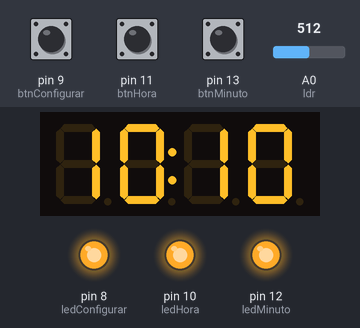
The sketch below on a simulated Arduino Uno, built with avr-gcc and run on an emulated ATmega328P. Parts: 4-digit seven-segment display, output pins drawn as LEDs (lit = HIGH). The test bench sets the inputs (shaded band); at power-on: pin 11 (btnHora) HIGH, pin 13 (btnMinuto) HIGH, pin 9 (btnConfigurar) HIGH, A0 (ldr) = 512. The local clock reads 2024-03-15 10:24:30 at power-on unless the sketch sets it; what the sketch prints to the serial monitor is not drawn.

Above: at 1.7 s.
1.8 s: pin 11 (btnHora) pulled LOW for 0.15 s
At 2.06 s:
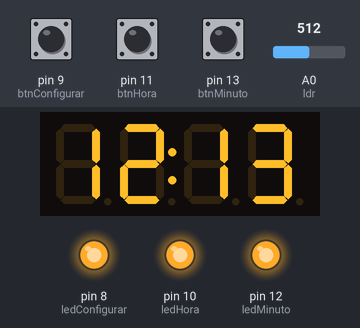
3.4 s: pin 13 (btnMinuto) pulled LOW for 0.15 s
At 3.65 s:
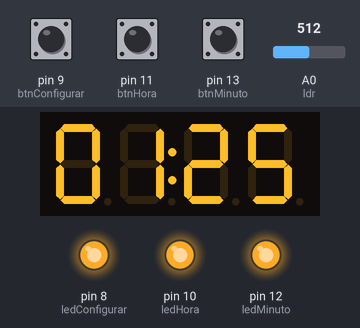
5.0 s: pin 9 (btnConfigurar) pulled LOW for 3.2 s
At 6.0 s:
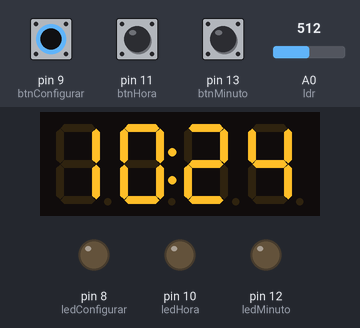
9.7 s: pin 11 (btnHora) pulled LOW for 1 s
At 9.8 s:
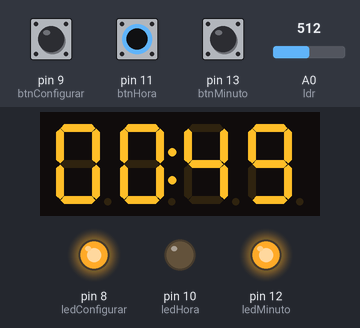
12.2 s: pin 13 (btnMinuto) pulled LOW for 1 s
At 12.39 s:
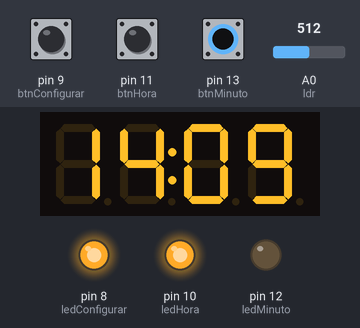
14.7 s: pin 11 (btnHora) driven LOW and pin 13 (btnMinuto) driven LOW
At 15.1 s:
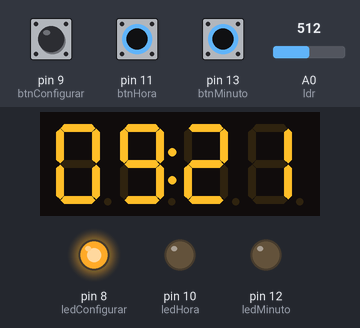
Timing chart, 0 to 17.2 s (numbered marks = the images above; inputs shaded):
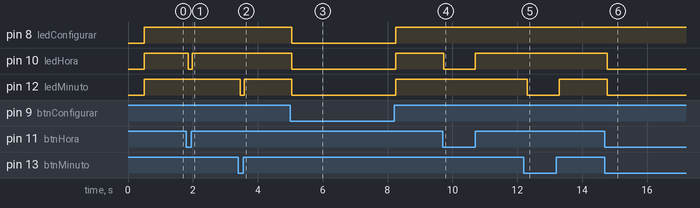

The sketch:

acenda_a_luz.ino
```cpp
//Acenda a luz!
//Despertador v2.0
//by Isadora Vanço :)

#include <Wire.h>
#include <RTClib.h>
#include <TM1637Display.h>

#define ldr A0
#define CLK 4
#define DIO 5
#define buzzer 6
#define ledConfigurar 8
#define btnConfigurar 9
#define ledHora 10
#define btnHora 11
#define ledMinuto 12
#define btnMinuto 13

RTC_DS3231 rtc;
TM1637Display display(CLK, DIO);

bool luzAcesa = false;
byte hora = 0, minuto = 0;
int horaAlarme = 0, minutoAlarme = 0;
int leituraLdr;

void setup(){
 Serial.begin(9600);
 pinMode(buzzer, OUTPUT);
 pinMode(btnConfigurar, INPUT_PULLUP);
 pinMode(ledConfigurar, OUTPUT);
 pinMode(btnHora, INPUT_PULLUP);
 pinMode(ledHora, OUTPUT);
 pinMode(btnMinuto, INPUT_PULLUP);
 pinMode(ledMinuto, OUTPUT);

 display.setBrightness(0x0f);

 rtc.begin();

 if(!rtc.begin()){
  Serial.println("Módulo DS3231 não encontrado");
  while(true);
 }
 if(rtc.lostPower()){
  rtc.adjust(DateTime(F(__DATE__), F(__TIME__)));
  Serial.println("Módulo DS3231 pronto");
 }

 delay(500);
}

void loop(){
  DateTime now = rtc.now();
  hora = now.hour();
  minuto = now.minute();
  leituraLdr = analogRead(ldr);

  if(hora == horaAlarme && minuto == minutoAlarme){
    Buzzer();
  }else{
    noTone(buzzer);
    luzAcesa = false;
  }

  if(digitalRead(btnConfigurar) == HIGH){
    digitalWrite(ledConfigurar, HIGH);
    if(digitalRead(btnHora) == HIGH){
      horaAlarme++;
      if(horaAlarme == 24){
        horaAlarme = 0;
      }
      digitalWrite(ledHora, HIGH);
    }else if(digitalRead(btnHora) == LOW){
      digitalWrite(ledHora, LOW);
    }

    if(digitalRead(btnMinuto) == HIGH){
      minutoAlarme++;
      if(minutoAlarme == 60){
        minutoAlarme = 0;
      }
      digitalWrite(ledMinuto, HIGH);
    }else if(digitalRead(btnMinuto) == LOW){
      digitalWrite(ledMinuto, LOW);
    }

    display.showNumberDecEx((horaAlarme * 100) + minutoAlarme, 0x40, 1, 4, 0);

  }else{
    digitalWrite(ledConfigurar, LOW);
    digitalWrite(ledMinuto, LOW);
    digitalWrite(ledHora, LOW);
    display.showNumberDecEx((hora * 100) + minuto, 0x40, 1, 4, 0);
  }

  Serial.println(leituraLdr);
  delay(100);
}

void Buzzer(){
  //ajustar conforme a luminosidade minima do ambiente quando a luz estiver acesa
  if(leituraLdr >= 300){
    noTone(buzzer);
  }else{
    tone(buzzer, 2112);
  }
}
```

Measured:
- after the input at 1.8 s, pin 10 (ledHora): HIGH → LOW after 0.05 s, → HIGH 0.12 s later
- after the input at 3.4 s, pin 12 (ledMinuto): HIGH → LOW after 0.05 s, → HIGH 0.12 s later
- after the input at 5.0 s, pin 8 (ledConfigurar), pin 10 (ledHora), pin 12 (ledMinuto): HIGH → LOW after 0.05 s, → HIGH 3.2 s later
- after the input at 9.7 s, pin 10 (ledHora): HIGH → LOW at once, → HIGH 0.98 s later
- after the input at 12.2 s, pin 12 (ledMinuto): HIGH → LOW after 0.11 s, → HIGH 0.98 s later
- after the input at 14.7 s, pin 10 (ledHora), pin 12 (ledMinuto): HIGH → LOW after 0.07 s
